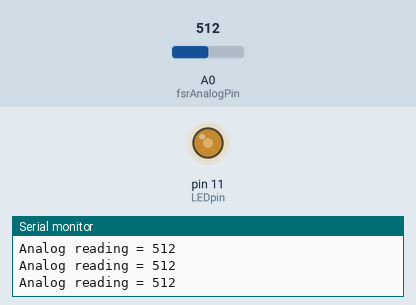
A sketch run on a simulated Arduino Uno, built with avr-gcc and run on an emulated ATmega328P. Parts: output pins drawn as LEDs (lit = HIGH), the last lines printed to the serial monitor. Inputs (shaded band) come from the test bench; at power-on: A0 (fsrAnalogPin) = 512.

Above: at 1.2 s.
1.3 s: A0 (fsrAnalogPin) set to 716
At 1.8 s:
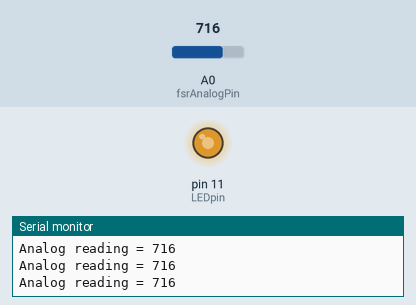
2.8 s: A0 (fsrAnalogPin) set to 900
At 3.3 s:
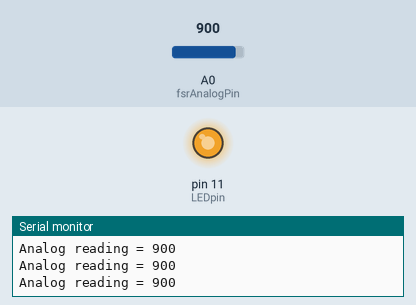
4.3 s: A0 (fsrAnalogPin) set to 122
At 4.7 s:
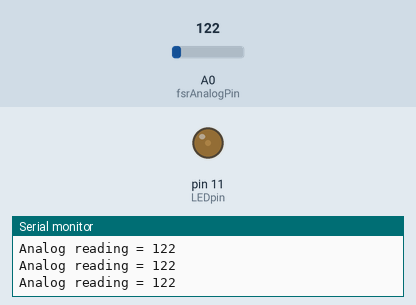
5.8 s: A0 (fsrAnalogPin) set to 0
At 6.1 s:
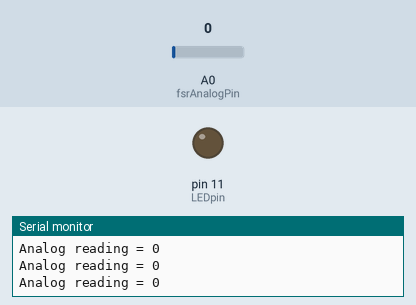
7.3 s: A0 (fsrAnalogPin) set to 511
At 8.6 s:
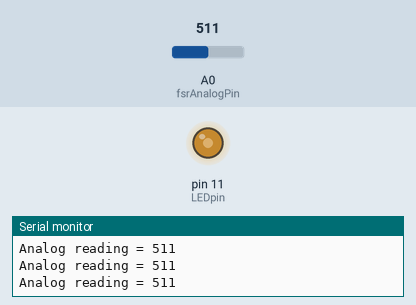
Timing chart, 0 to 9.8 s (numbered marks = the images above; inputs shaded):
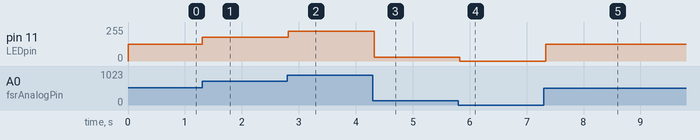

The sketch:

squeeze.ino
```cpp
int fsrAnalogPin = 0;
int LEDpin = 11;
int fsrReading;
int LEDbrightness;

void setup(void) {
  Serial.begin(9600);
  pinMode(LEDpin, OUTPUT);
}

void loop(void) {
  fsrReading = analogRead(fsrAnalogPin);
  Serial.print("Analog reading = ");
  Serial.println(fsrReading);


  LEDbrightness = map(fsrReading, 0, 1023, 0, 255);
  analogWrite(LEDpin, LEDbrightness);

  delay(100);
}
```

Measured:
- after the input at 1.3 s, pin 11 (LEDpin): 127/255 → 178/255 at once
- after the input at 2.8 s, pin 11 (LEDpin): 178/255 → 224/255 at once
- after the input at 4.3 s, pin 11 (LEDpin): 224/255 → 30/255 at once
- after the input at 5.8 s, pin 11 (LEDpin): 30/255 → 0/255 at once
- after the input at 7.3 s, pin 11 (LEDpin): 0/255 → 127/255 at once
